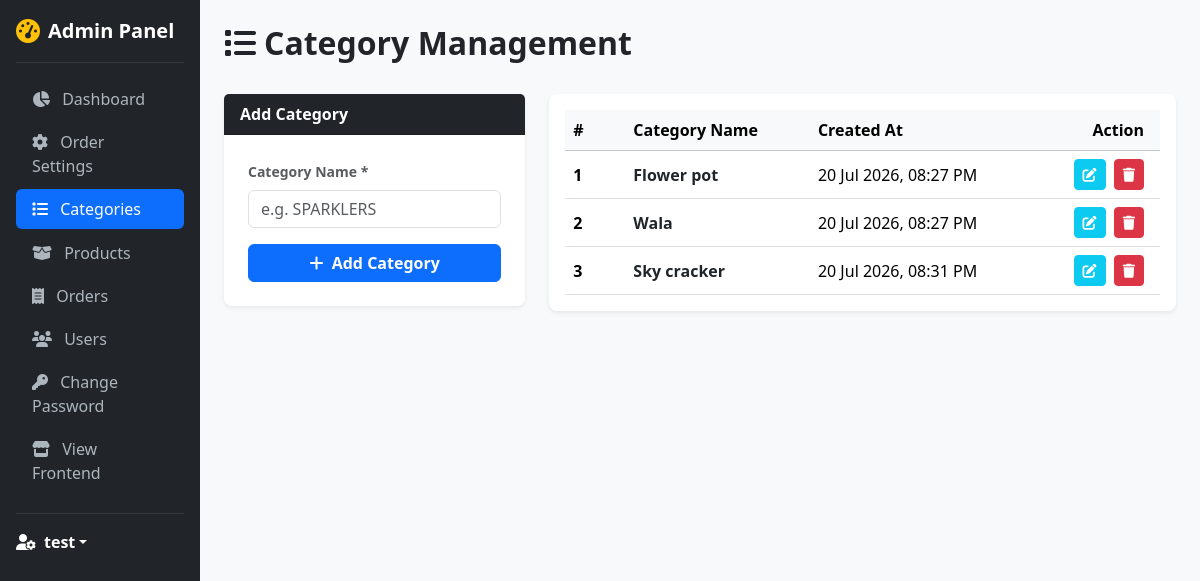
/adminpanel/categories.php (signed in), run on the app's committed database.
### tables this page shows
CREATE TABLE IF NOT EXISTS `categories` (
  `id` int(11) NOT NULL AUTO_INCREMENT,
  `category_name` varchar(100) NOT NULL,
  `status` tinyint(1) NOT NULL DEFAULT '1',
  `created_at` datetime DEFAULT CURRENT_TIMESTAMP,
  PRIMARY KEY (`id`),
  UNIQUE KEY `category_name` (`category_name`)
);

### config/database.php (called while the page is built, shortened)
<?php
function sanitize(string $data): string {
    return htmlspecialchars(trim($data), ENT_QUOTES, 'UTF-8');
}

### adminpanel/categories.php (the view, shortened to what this page needs)
<?php
require_once 'includes/header.php';
$editCategory = null;
$allCategories = $pdo->query("SELECT * FROM categories ORDER BY id ASC")->fetchAll();
?>
<div class="d-flex justify-content-between align-items-center mb-4">
    <h2 class="fw-bold"><i class="fa-solid fa-list me-2"></i>Category Management</h2>
</div>
<div class="row g-4">
    <div class="col-lg-4 col-md-5">
        <div class="card shadow-sm border-0 rounded-3">
            <div class="card-header bg-dark text-white fw-bold d-flex justify-content-between align-items-center">
                <span><?= $editCategory ? 'Edit Category' : 'Add Category'; ?></span>
            </div>
            <div class="card-body p-4">
                <form method="POST" action="categories.php">
                    <div class="mb-3">
                        <label class="form-label fw-bold small text-muted">Category Name *</label>
                        <input type="text" name="category_name" class="form-control" placeholder="e.g. SPARKLERS" value="<?= sanitize($editCategory['category_name'] ?? ''); ?>" required autofocus>
                    </div>
                    <?php if ($editCategory): ?>
                        <button type="submit" class="btn btn-warning w-100 fw-bold">
                            <i class="fa-solid fa-pen-to-square me-1"></i> Update Category
                        </button>
                    <?php else: ?>
                        <button type="submit" class="btn btn-primary w-100 fw-bold">
                            <i class="fa-solid fa-plus me-1"></i> Add Category
                        </button>
                    <?php endif; ?>
                </form>
            </div>
        </div>
    </div>
    <div class="col-lg-8 col-md-7">
        <div class="card shadow-sm border-0 rounded-3">
            <div class="card-body">
                <div class="table-responsive">
                    <table class="table table-hover align-middle mb-0">
                        <thead class="table-light">
                            <tr>
                                <th style="width: 60px;">#</th>
                                <th>Category Name</th>
                                <th>Created At</th>
                                <th class="text-end pe-3" style="width: 120px;">Action</th>
                            </tr>
                        </thead>
                        <tbody>
                            <?php if (empty($allCategories)): ?>
                                <tr>
                                    <td colspan="4" class="text-center py-4 text-muted">No categories found.</td>
                                </tr>
                            <?php else: ?>
                                <?php $index = 1; foreach ($allCategories as $cat): ?>
                                    <tr class="<?= ($editCategory && $editCategory['id'] == $cat['id']) ? 'table-warning' : ''; ?>">
                                        <td class="fw-bold"><?= $index++; ?></td>
                                        <td class="fw-bold text-dark"><?= sanitize($cat['category_name']); ?></td>
                                        <td><?= date('d M Y, h:i A', strtotime($cat['created_at'] ?? 'now')); ?></td>
                                        <td class="text-end pe-3">
                                            <a href="categories.php?edit_id=<?= $cat['id']; ?>" class="btn btn-sm btn-info text-white me-1" title="Edit Category">
                                                <i class="fa-solid fa-pen-to-square"></i>
                                            </a>
                                            <a href="categories.php?action=delete&id=<?= $cat['id']; ?>" class="btn btn-sm btn-danger" title="Delete Category" onclick="return confirm('Are you sure you want to delete \'<?= sanitize($cat['category_name']); ?>\'?');">
                                                <i class="fa-solid fa-trash"></i>
                                            </a>
                                        </td>
                                    </tr>
                                <?php endforeach; ?>
                            <?php endif; ?>
                        </tbody>
                    </table>
                </div>
            </div>
        </div>
    </div>
</div>
<?php require_once 'includes/footer.php'; ?>

### data on the page
categories: category_name "Flower pot", created_at "20 Jul 2026, 08:27 PM"
categories: category_name "Wala", created_at "20 Jul 2026, 08:27 PM"
categories: category_name "Sky cracker", created_at "20 Jul 2026, 08:31 PM"

### other printed values
$_SESSION['admin_username'] "test"
